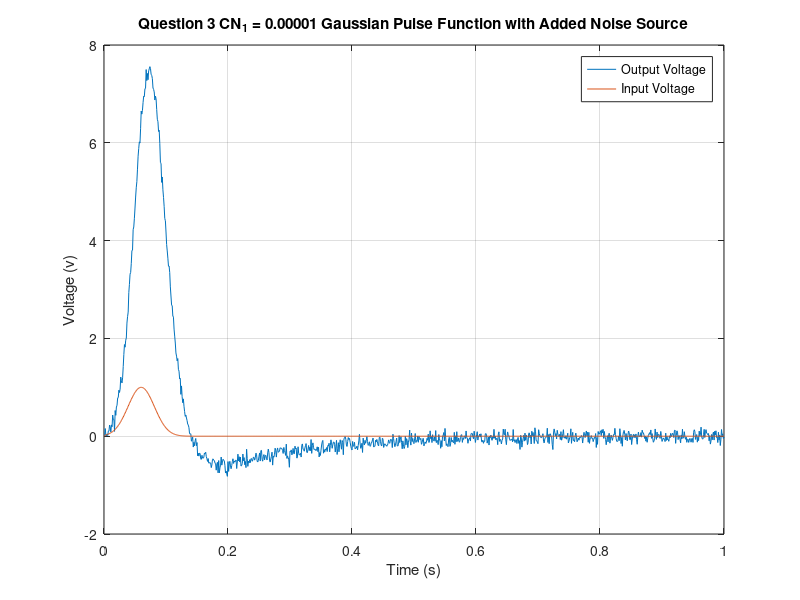

Reproduce this figure in MATLAB. (Note: this script raises an error after producing the figure.)
%% ELEC 4700 Assignment 4 Question 3
% Andrew Branicki 100973961

R1 = 1;
Cap = 0.25;
R2 =  2;
L = 0.2;
R3 = 10;
alpha = 100;
R4 = 0.1;
RO = 1000;
Cn_1 = 0.00001;
Cn_2 = 0.0001;
Cn_3 = 0.01;

G = [
    1.0000   -1.0000         0         0         0         0         0    1.0000  ;
   -1.0000    1.5000         0         0         0    1.0000         0         0  ;
         0         0    0.1000         0         0   -1.0000         0         0  ;
         0         0         0   10.0000  -10.0000         0    1.0000         0  ;
         0         0         0  -10.0000   10.0010         0         0         0  ;
         0    1.0000   -1.0000         0         0         0         0         0  ;
         0         0  -10.0000    1.0000         0         0         0         0  ;
    1.0000         0         0         0         0         0         0         0  ;
    ];
    
C_1 = [
       Cap      -Cap         0         0         0         0         0         0  ;
      -Cap       Cap         0         0         0         0         0         0  ;
         0         0         Cn_1      0         0         0         0         0  ;
         0         0         0         0         0         0         0         0  ;
         0         0         0         0         0         0         0         0  ;
         0         0         0         0         0        -L         0         0  ;
         0         0         0         0         0         0         0         0  ;
         0         0         0         0         0         0         0         0  ;
    ];

C_2 = [
       Cap      -Cap         0         0         0         0         0         0  ;
      -Cap       Cap         0         0         0         0         0         0  ;
         0         0         Cn_2      0         0         0         0         0  ;
         0         0         0         0         0         0         0         0  ;
         0         0         0         0         0         0         0         0  ;
         0         0         0         0         0        -L         0         0  ;
         0         0         0         0         0         0         0         0  ;
         0         0         0         0         0         0         0         0  ;
    ];

C_3 = [
       Cap      -Cap         0         0         0         0         0         0  ;
      -Cap       Cap         0         0         0         0         0         0  ;
         0         0         Cn_3      0         0         0         0         0  ;
         0         0         0         0         0         0         0         0  ;
         0         0         0         0         0         0         0         0  ;
         0         0         0         0         0        -L         0         0  ;
         0         0         0         0         0         0         0         0  ;
         0         0         0         0         0         0         0         0  ;
    ];

F = [
    0   ;
    0   ;
    0   ;
    0   ;
    0   ;
    0   ;
    0   ;
    0   ;
    ];
disp('QUESTION 3 G and C matrices:')
disp(G)
disp(C_1)

time = 1;
timestep = 1000;
delta = time/timestep;

% -----------------------------------------------------------------------
% GAUSSIAN PULSE FUNCTION
% -----------------------------------------------------------------------
magnitude = 1;
std_dev = 0.03;
delay = 0.06;
% Set up the list as before
F_List = zeros(8,1,timestep);

current_storage = zeros(1,timestep);
% This time it's not a step function so we will need to populate input
% voltage a bit differently using the given sine function
for counter = 1:1:timestep
    F_List(8,1,counter) = exp(-((counter*delta - delay)/std_dev)^2);
    % Add noise to node 3
    F_List(3,1,counter) = -0.001*randn;
    % for histogram
    current_storage(counter) = F_List(3,1,counter);
end

V_List_1 = zeros(8,1,timestep);
V_List_2 = zeros(8,1,timestep);
V_List_3 = zeros(8,1,timestep);

% Set up a bunch of matrices containing the voltage value for each timestep
for counter = 2:1:timestep
    e_1 = C_1/delta + G;
    e_2 = C_2/delta + G;
    e_3 = C_3/delta + G;
    V_List_1(:,:,counter) = e_1\(C_1*V_List_1(:,:,counter-1)/delta +F_List(:,:,counter));
    V_List_2(:,:,counter) = e_2\(C_1*V_List_2(:,:,counter-1)/delta +F_List(:,:,counter));
    V_List_3(:,:,counter) = e_3\(C_1*V_List_3(:,:,counter-1)/delta +F_List(:,:,counter));
end

% Save our input and output voltages in new matrices for plotting
% Cn 1
V_Out_List_1(1,:) = V_List_1(5,1,:);
V_In_List_1(1,:) = V_List_1(1,1,:);

% Cn 2
V_Out_List_2(1,:) = V_List_2(5,1,:);
V_In_List_2(1,:) = V_List_2(1,1,:);
% Cn 3
V_Out_List_3(1,:) = V_List_3(5,1,:);
V_In_List_3(1,:) = V_List_3(1,1,:);


figure(12)
plot((1:timestep).*delta, V_Out_List_1(1,:))
hold on
plot((1:timestep).*delta, V_In_List_1(1,:))
title('Question 3 CN_1 = 0.00001 Gaussian Pulse Function with Added Noise Source')
xlabel('Time (s)')
ylabel('Voltage (v)')
grid on
legend('Output Voltage','Input Voltage')
hold off

figure(13)
histogram(current_storage)
title('Question 3 Noise Source Histogram')
grid on
xlabel('Current (A)')

% Fourier Transform
figure(14)
FF = abs(fftshift(fft(V_Out_List_1(1,:))));
plot(((1:length(FF))/timestep)-0.5,FF)
xlabel('Frequency (Hz)')
ylabel('Magnitude (dB)')
grid on
xlim([-0.04 0.04])
title('Question 3 CN_1 = 0.00001 Gaussian Pulse Function (With Noise) Fourier Transform')

% CN 2 -----------------------------------------

figure(15)
plot((1:timestep).*delta, V_Out_List_2(1,:))
hold on
plot((1:timestep).*delta, V_In_List_2(1,:))
title('Question 3 CN_2 = 0.0001 Gaussian Pulse Function with Added Noise Source')
xlabel('Time (s)')
ylabel('Voltage (v)')
grid on
legend('Output Voltage','Input Voltage')
hold off

% Fourier Transform
figure(16)
FF = abs(fftshift(fft(V_Out_List_2(1,:))));
plot(((1:length(FF))/timestep)-0.5,FF)
xlabel('Frequency (Hz)')
ylabel('Magnitude (dB)')
grid on
xlim([-0.04 0.04])
title('Question 3 CN_2 = 0.0001 Gaussian Pulse Function (With Noise) Fourier Transform')

% CN 3 -----------------------------------------

figure(17)
plot((1:timestep).*delta, V_Out_List_3(1,:))
hold on
plot((1:timestep).*delta, V_In_List_3(1,:))
title('Question 3 CN_3 = 0.01 Gaussian Pulse Function with Added Noise Source')
xlabel('Time (s)')
ylabel('Voltage (v)')
grid on
legend('Output Voltage','Input Voltage')
hold off

% Fourier Transform
figure(18)
FF = abs(fftshift(fft(V_Out_List_3(1,:))));
plot(((1:length(FF))/timestep)-0.5,FF)
xlabel('Frequency (Hz)')
ylabel('Magnitude (dB)')
grid on
xlim([-0.04 0.04])
title('Question 3 CN_3 = 0.01 Gaussian Pulse Function (With Noise) Fourier Transform')

disp('QUESTION 3: We can see how increasing the value of Cn reduces the overall output of the circuit. With C3 = 0.01, the output is actually lower than the input.')
disp('QUESTION 3: As before, changing the timestep will have an effect on the accuracy of the simulation.')